Frame 1 (no input): blank canvas, image omitted
Frame 60 (no input): blank canvas, image omitted
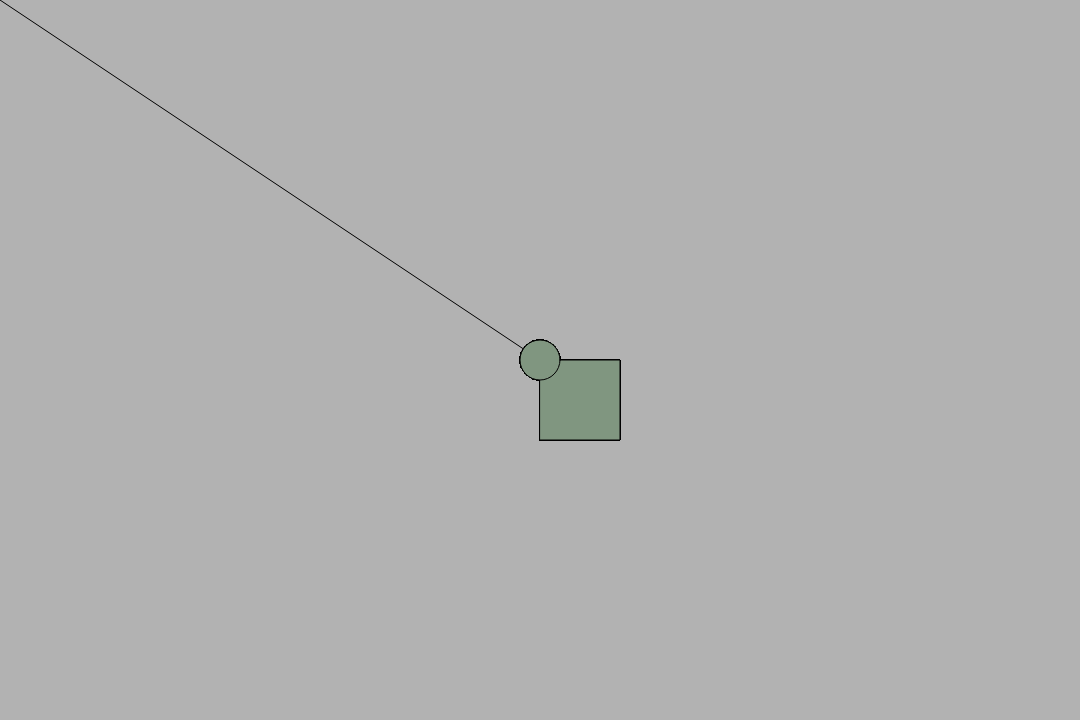
Frame 120 (the mouse pressed at the canvas centre since frame 60)

The p5.js sketch whose frames 1 and 60 were blank and that drew this single picture after the mouse press (run headless with seeded random() and noise() and a simulated clock; from frame 60 on, the mouse is pressed at the canvas centre):

// p5.js sketch
// ── sketch.js
let isDrawing = false;
let sensorValue = 0;
let bgBrightness = 240;

function setup() {
  let canvasWidth = constrain(windowWidth, 400, 1080);
  let canvasHeight = constrain(windowHeight, 400, 720);
  
  createCanvas(canvasWidth, canvasHeight);
  background(bgBrightness);
}

function draw() {
  sensorValue = mouseX; 

  if (isDrawing) {
    let dynamicColor = map(sensorValue, 0, width, 0, 255);
    let shapeSize = map(sensorValue, 0, width, 10, 150);
    
    fill(dynamicColor, 150, 255 - dynamicColor);
    stroke(0);
    strokeWeight(1);

    line(pmouseX, pmouseY, mouseX, mouseY);
    rect(mouseX, mouseY, shapeSize, shapeSize);
    ellipse(mouseX, mouseY, shapeSize * 0.5);
  }
}

function mousePressed() {
  isDrawing = true;
  bgBrightness = map(mouseY, 0, height, 255, 100);
  background(bgBrightness);
}

function mouseReleased() {
  isDrawing = false;
}

function windowResized() {
  let canvasWidth = constrain(windowWidth, 400, 1080);
  let canvasHeight = constrain(windowHeight, 400, 720);
  resizeCanvas(canvasWidth, canvasHeight);
  background(bgBrightness);
}
